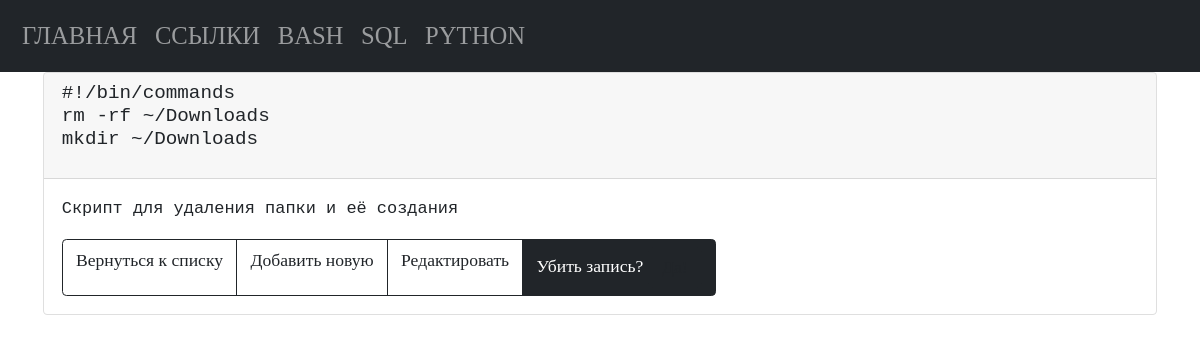
/bash/view/97, run on an earlier commit of the app's database.
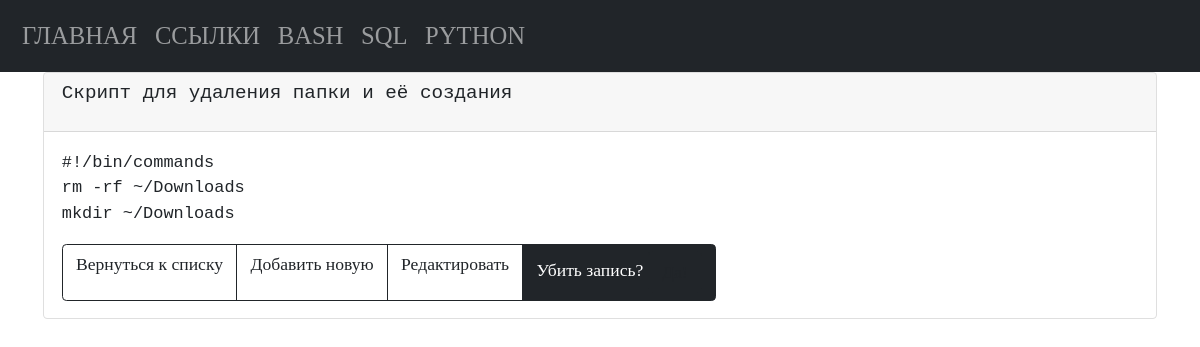
And on a later commit of the database.
### tables this page shows
CREATE TABLE "bash" (
    bash_id INTEGER PRIMARY KEY AUTOINCREMENT,
    bash_command TEXT NOT NULL,
    bash_name TEXT NOT NULL
  );

### app.py (the view)
@app.route("/bash/view/<int:bash_id>")
def get_post_bash_command(bash_id):
    conn = connect.get_db_connection()
    bash_view = conn.execute("SELECT * FROM bash WHERE bash_id = ?",
                             (bash_id,)).fetchone()
    conn.close()
    return render_template("bash/bash_view_command.html",
                           bash_view=bash_view)

### modules/connect.py (called while the page is built)
def get_db_connection():
    db_path = os.path.join(BASE_DIR, '../database.db')
    conn = sqlite3.connect(db_path)
    conn.row_factory = sqlite3.Row
    return conn

### templates/bash/bash_view_command.html (shortened to what this page needs)
{% extends 'base.html' %}
{% block content %}
   <div class="card">
      <h5 class="card-header">
         <pre>{{ bash_view['bash_name'] }}</pre>
      </h5>
      <div class="card-body">
         <pre>{{ bash_view['bash_command'] }}</pre>
         <div class="btn-group btn-group" role="group" aria-label="...">
            <a href="{{ url_for('bash_list_commands') }}" class="btn btn-outline-dark">Вернуться к списку</a>
            <a href="{{ url_for('add_bash_command') }}" class="btn btn-outline-dark">Добавить новую</a>
            <a href="{{ url_for('edit_bash_command', bash_id=bash_view['bash_id']) }}" class="btn btn-outline-dark">Редактировать</a>
            <form action="{{ url_for('delete_bash_command', bash_id=bash_view['bash_id'])}}" class="btn btn-outline-dark active"
                  method="POST">Убить запись?
                  <input type="submit" class="btn btn-outline-dark" value="Да!"
                     onclick="return confirm('Вы уверены что хотите удалить запись?')" />
               </form>
         </div>
      </div>
   </div>
{% endblock %}

### templates/base.html (shortened to what this page needs)
<!doctype html>
<html>
   <head>
      <link href="https://cdn.jsdelivr.net/npm/bootstrap@5.0.2/dist/css/bootstrap.min.css" rel="stylesheet">
      <link href="{{ url_for('static', filename='styles.css') }}" rel="stylesheet">
   </head>
   <body>
      {% include 'navbar.html' %}
      <div class="container">
         {% block content %}
         {% endblock %}
      </div>
   </body>
</html>

### templates/navbar.html (shortened to what this page needs)
<nav class="navbar navbar-expand-lg navbar navbar-dark bg-dark">
  <div class="container-fluid">
    <div class="collapse navbar-collapse" id="navbarNav">
      <ul class="navbar-nav">
        <li class="nav-item">
          <a class="nav-link" href="{{ url_for('index') }}">Главная</a>
        </li>
        <li class="nav-item">
          <a class="nav-link" href="{{ url_for('links_list_commands') }}">Ссылки</a>
        </li>
        <li class="nav-item">
          <a class="nav-link" href="{{ url_for('bash_list_commands') }}">Bash</a>
        </li>
        <li class="nav-item">
          <a class="nav-link" href="{{ url_for('sql_list_commands') }}">SQL</a>
        </li>
        <li class="nav-item">
          <a class="nav-link" href="{{ url_for('python_list_commands') }}">Python</a>
        </li>
      </ul>
    </div>
  </div>
</nav>

### static/styles.css (style rules this page uses)
* { font-family: consolas; font-size: 1.1rem; }
a { color: black; text-decoration: none; }
.nav-link { font-size: 1.4rem; text-transform: uppercase; }

What changed in the data, as far as the page shows it:
changed bash "Скрипт для удаления папки и её создания": bash_name "#!/bin/commands rm -rf ~/Downloads mkdir ~/Downloads" → "Скрипт для удаления папки и её создания"; bash_command "Скрипт для удаления папки и её создания" → "#!/bin/commands rm -rf ~/Downloads mkdir ~/Downloads"
